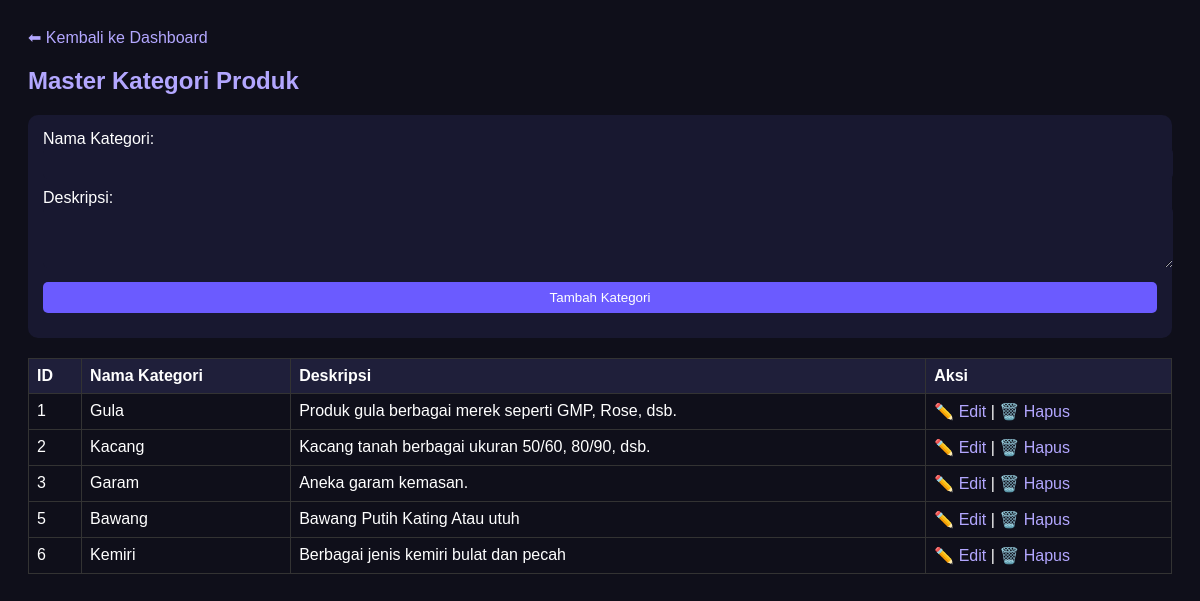
Page /pages/master_kategori.php (signed in) on the committed database.
### tables this page shows
CREATE TABLE `kategori_produk` (
  `kategori_id` int(11) NOT NULL,
  `nama_kategori` varchar(100) NOT NULL,
  `deskripsi` text DEFAULT NULL
);

### pages/master_kategori.php (the view, shortened to what this page needs)
<?php
require_once '../config/database.php';
$kategori = $pdo->query("SELECT * FROM kategori_produk ORDER BY kategori_id ASC")->fetchAll();
?>
<!DOCTYPE html>
<html lang="id">
<head>
</head>
<body>
<a href="dashboard.php" class="back-btn">⬅ Kembali ke Dashboard</a>
<h2>Master Kategori Produk</h2>
<div class="card">
<form method="post">
<label>Nama Kategori:</label>
<input type="text" name="nama" required>
<label>Deskripsi:</label>
<textarea name="deskripsi" rows="3"></textarea>
<button type="submit" name="tambah">Tambah Kategori</button>
</form>
</div>
<table>
<tr>
<th>ID</th>
<th>Nama Kategori</th>
<th>Deskripsi</th>
<th>Aksi</th>
</tr>
<?php if(!$kategori): ?>
<tr><td colspan="4" align="center">Belum ada data kategori.</td></tr>
<?php else: foreach($kategori as $k): ?>
<tr>
<td><?=$k['kategori_id']?></td>
<td><?=htmlspecialchars($k['nama_kategori'])?></td>
<td><?=htmlspecialchars($k['deskripsi'] ?: '-')?></td>
<td>
<a href="master_kategori_edit.php?id=<?=$k['kategori_id']?>">✏️ Edit</a> |
<a href="?hapus=<?=$k['kategori_id']?>" onclick="return confirm('Yakin ingin menghapus kategori ini?')">🗑️ Hapus</a>
</td>
</tr>
<?php endforeach; endif; ?>
</table>
</body>
</html>

### pages/master_kategori.php (style rules this page uses)
body { background:#0f0f1a;color:#fff;font-family:Poppins,sans-serif;padding:20px; }
table { width:100%;border-collapse:collapse;margin-top:10px; }
th,td { border:1px solid #333;padding:8px;text-align:left; }
th { background:#1f1f3a; }
a { color:#b3a7ff;text-decoration:none; }
input,textarea,button { width:100%;padding:8px;margin-bottom:10px;border:none;border-radius:5px;background:#181830;color:#fff; }
button { background:#6b5bff;cursor:pointer; }
.card { background:#181830;padding:15px;border-radius:10px;margin-bottom:20px; }
h2 { color:#b3a7ff; }

### rows in the picture
kategori_produk: kategori_id "1", nama_kategori "Gula", deskripsi "Produk gula berbagai merek seperti GMP, Rose, dsb."
kategori_produk: kategori_id "2", nama_kategori "Kacang", deskripsi "Kacang tanah berbagai ukuran 50/60, 80/90, dsb."
kategori_produk: kategori_id "3", nama_kategori "Garam", deskripsi "Aneka garam kemasan."
kategori_produk: kategori_id "5", nama_kategori "Bawang", deskripsi "Bawang Putih Kating Atau utuh"
kategori_produk: kategori_id "6", nama_kategori "Kemiri", deskripsi "Berbagai jenis kemiri bulat dan pecah"
